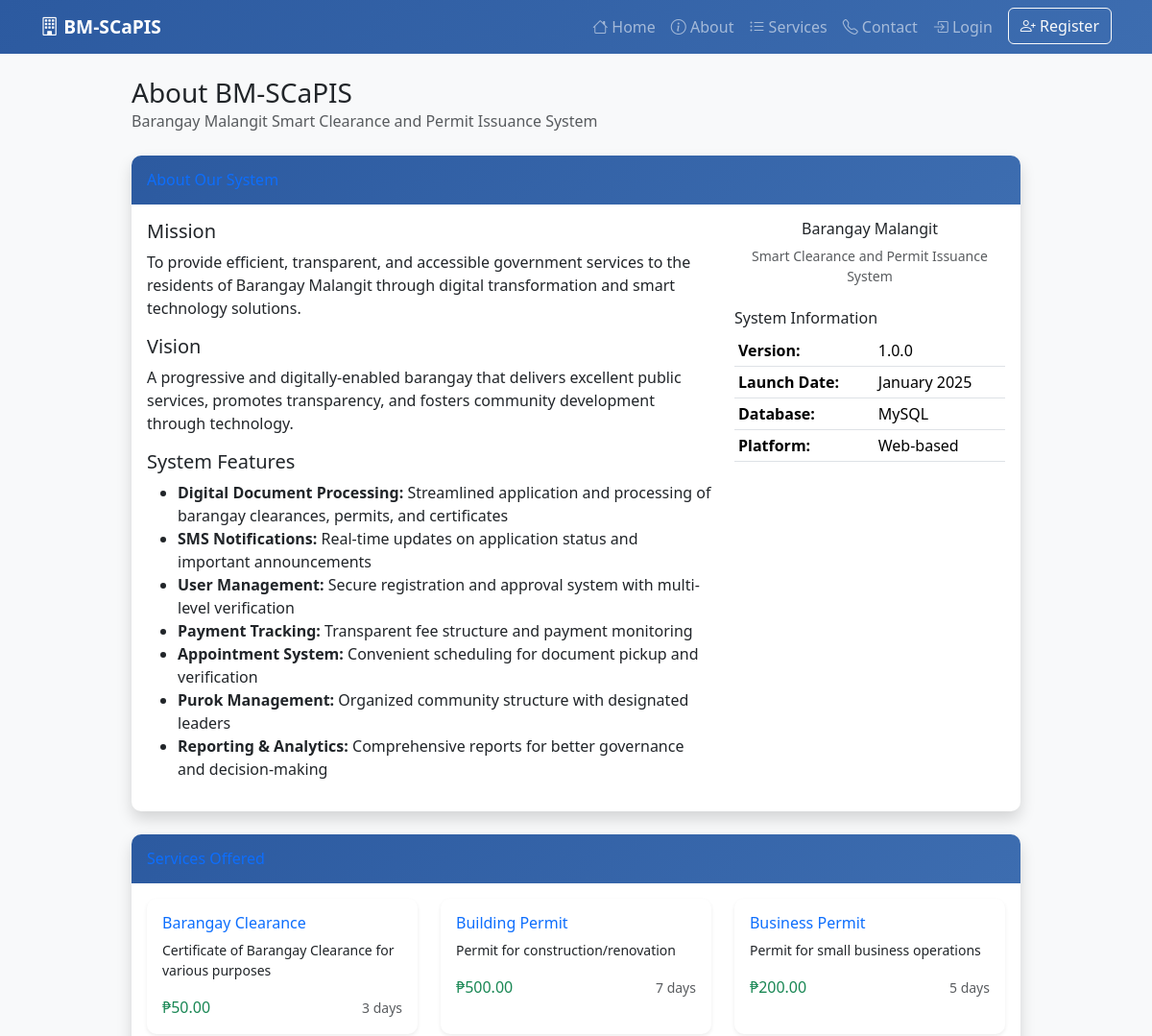
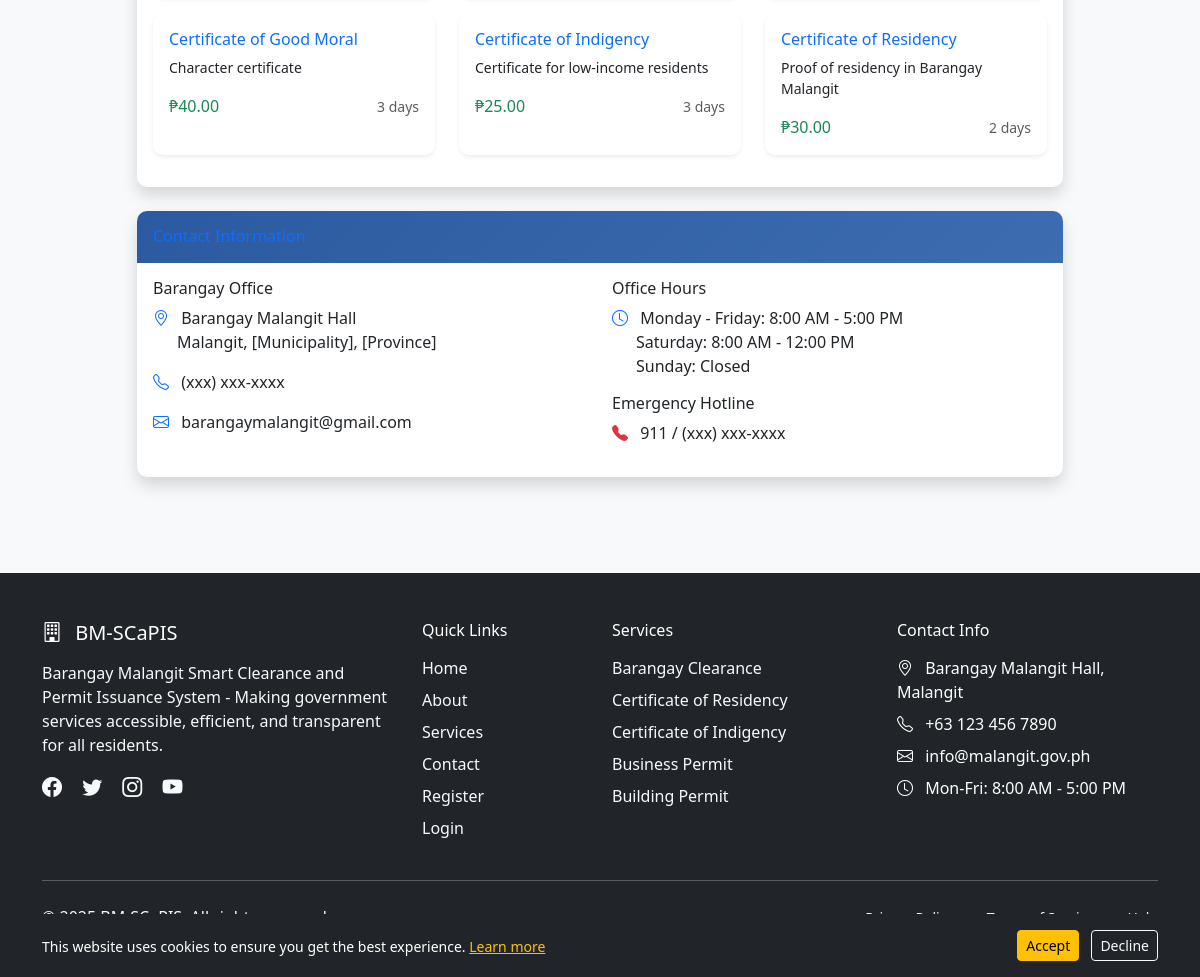
Page /about.php on the committed database (2 pictures, top to bottom).
### tables this page shows
CREATE TABLE `document_types` (
  `id` int(11) NOT NULL,
  `type_name` varchar(100) NOT NULL,
  `description` text DEFAULT NULL,
  `fee` decimal(8,2) DEFAULT 0.00,
  `requirements` text DEFAULT NULL,
  `processing_days` int(11) DEFAULT 3,
  `is_active` tinyint(1) DEFAULT 1,
  `created_at` timestamp NOT NULL DEFAULT current_timestamp()
);

### about.php (the view, shortened to what this page needs)
<?php
require_once 'config.php';
require_once 'header.php';
?>
<div class="container py-4">
    <div class="row justify-content-center">
        <div class="col-lg-10">
            <div class="d-flex justify-content-between align-items-center mb-4">
                <div>
                    <h1 class="h3 mb-0 text-gray-800">About BM-SCaPIS</h1>
                    <p class="mb-0 text-muted">Barangay Malangit Smart Clearance and Permit Issuance System</p>
                </div>
            </div>
            <div class="card shadow mb-4">
                <div class="card-header py-3">
                    <h6 class="m-0 font-weight-bold text-primary">About Our System</h6>
                </div>
                <div class="card-body">
                    <div class="row">
                        <div class="col-lg-8">
                            <h5>Mission</h5>
                            <p class="text-justify">
                                To provide efficient, transparent, and accessible government services to the residents of Barangay Malangit through digital transformation and smart technology solutions.
                            </p>
                            <h5>Vision</h5>
                            <p class="text-justify">
                                A progressive and digitally-enabled barangay that delivers excellent public services, promotes transparency, and fosters community development through technology.
                            </p>
                            <h5>System Features</h5>
                            <ul>
                                <li><strong>Digital Document Processing:</strong> Streamlined application and processing of barangay clearances, permits, and certificates</li>
                                <li><strong>SMS Notifications:</strong> Real-time updates on application status and important announcements</li>
                                <li><strong>User Management:</strong> Secure registration and approval system with multi-level verification</li>
                                <li><strong>Payment Tracking:</strong> Transparent fee structure and payment monitoring</li>
                                <li><strong>Appointment System:</strong> Convenient scheduling for document pickup and verification</li>
                                <li><strong>Purok Management:</strong> Organized community structure with designated leaders</li>
                                <li><strong>Reporting & Analytics:</strong> Comprehensive reports for better governance and decision-making</li>
                            </ul>
                        </div>
                        <div class="col-lg-4">
                            <div class="text-center">
                                <h6>Barangay Malangit</h6>
                                <p class="text-muted small">Smart Clearance and Permit Issuance System</p>
                            </div>
                            <div class="mt-4">
                                <h6>System Information</h6>
                                <table class="table table-sm">
                                    <tr>
                                        <td><strong>Version:</strong></td>
                                        <td><?php echo SYSTEM_VERSION; ?></td>
                                    </tr>
                                    <tr>
                                        <td><strong>Launch Date:</strong></td>
                                        <td>January 2025</td>
                                    </tr>
                                    <tr>
                                        <td><strong>Database:</strong></td>
                                        <td>MySQL</td>
                                    </tr>
                                    <tr>
                                        <td><strong>Platform:</strong></td>
                                        <td>Web-based</td>
                                    </tr>
                                </table>
                            </div>
                        </div>
                    </div>
                </div>
            </div>
            <div class="card shadow mb-4">
                <div class="card-header py-3">
                    <h6 class="m-0 font-weight-bold text-primary">Services Offered</h6>
                </div>
                <div class="card-body">
                    <div class="row">
                        <?php
                        $stmt = $pdo->prepare("SELECT * FROM document_types WHERE is_active = 1 ORDER BY type_name");
                        $stmt->execute();
                        $documentTypes = $stmt->fetchAll();
                        foreach ($documentTypes as $doc) {
                            echo '<div class="col-md-6 col-lg-4 mb-3">';
                            echo '<div class="card h-100 border-left-primary">';
                            echo '<div class="card-body">';
                            echo '<h6 class="card-title text-primary">' . htmlspecialchars($doc['type_name']) . '</h6>';
                            echo '<p class="card-text small">' . htmlspecialchars($doc['description']) . '</p>';
                            echo '<div class="d-flex justify-content-between align-items-center">';
                            echo '<span class="text-success font-weight-bold">₱' . number_format($doc['fee'], 2) . '</span>';
                            echo '<span class="text-muted small">' . $doc['processing_days'] . ' days</span>';
                            echo '</div>';
                            echo '</div>';
                            echo '</div>';
                            echo '</div>';
                        }
                        ?>
                    </div>
                </div>
            </div>
            <div class="card shadow mb-4">
                <div class="card-header py-3">
                    <h6 class="m-0 font-weight-bold text-primary">Contact Information</h6>
                </div>
                <div class="card-body">
                    <div class="row">
                        <div class="col-md-6">
                            <h6>Barangay Office</h6>
                            <p>
                                <i class="bi bi-geo-alt text-primary me-2"></i>
                                Barangay Malangit Hall<br>
                                <span class="ms-4">Malangit, [Municipality], [Province]</span>
                            </p>
                            <p>
                                <i class="bi bi-telephone text-primary me-2"></i>
                                (xxx) xxx-xxxx
                            </p>
                            <p>
                                <i class="bi bi-envelope text-primary me-2"></i>
                                barangaymalangit@gmail.com
                            </p>
                        </div>
                        <div class="col-md-6">
                            <h6>Office Hours</h6>
                            <p>
                                <i class="bi bi-clock text-primary me-2"></i>
                                Monday - Friday: 8:00 AM - 5:00 PM<br>
                                <span class="ms-4">Saturday: 8:00 AM - 12:00 PM</span><br>
                                <span class="ms-4">Sunday: Closed</span>
                            </p>
                            <h6 class="mt-3">Emergency Hotline</h6>
                            <p>
                                <i class="bi bi-telephone-fill text-danger me-2"></i>
                                911 / (xxx) xxx-xxxx
                            </p>
                        </div>
                    </div>
                </div>
            </div>
        </div>
    </div>
</div>
<?php require_once 'footer.php'; ?>

### header.php (style rules this page uses)
:root { --primary-color: #2c5aa0; --secondary-color: #f8f9fa; --success-color: #28a745; --warning-color: #ffc107; --danger-color: #dc3545; --info-color: #17a2b8; --dark-color: #343a40; --light-color: #f8f9fa; }
body { font-family: 'Segoe UI', Tahoma, Geneva, Verdana, sans-serif; background-color: var(--secondary-color); padding-top: 56px; }
.card { border: none; border-radius: 10px; box-shadow: 0 0.125rem 0.25rem rgba(0, 0, 0, 0.075); transition: all 0.3s ease; }
.card-header { background: linear-gradient(135deg, var(--primary-color), #3d6db0); color: white; border-radius: 10px 10px 0 0 !important; border: none; }

### rows in the picture
document_types: type_name "Barangay Clearance", description "Certificate of Barangay Clearance for various purposes", fee "50.00", processing_days "3"
document_types: type_name "Building Permit", description "Permit for construction/renovation", fee "500.00", processing_days "7"
document_types: type_name "Business Permit", description "Permit for small business operations", fee "200.00", processing_days "5"
document_types: type_name "Certificate of Good Moral", description "Character certificate", fee "40.00", processing_days "3"
document_types: type_name "Certificate of Indigency", description "Certificate for low-income residents", fee "25.00", processing_days "3"
document_types: type_name "Certificate of Residency", description "Proof of residency in Barangay Malangit", fee "30.00", processing_days "2"

### other values in the picture
SYSTEM_NAME "BM-SCaPIS"
SYSTEM_VERSION "1.0.0"
BARANGAY_NAME "Barangay Malangit"
